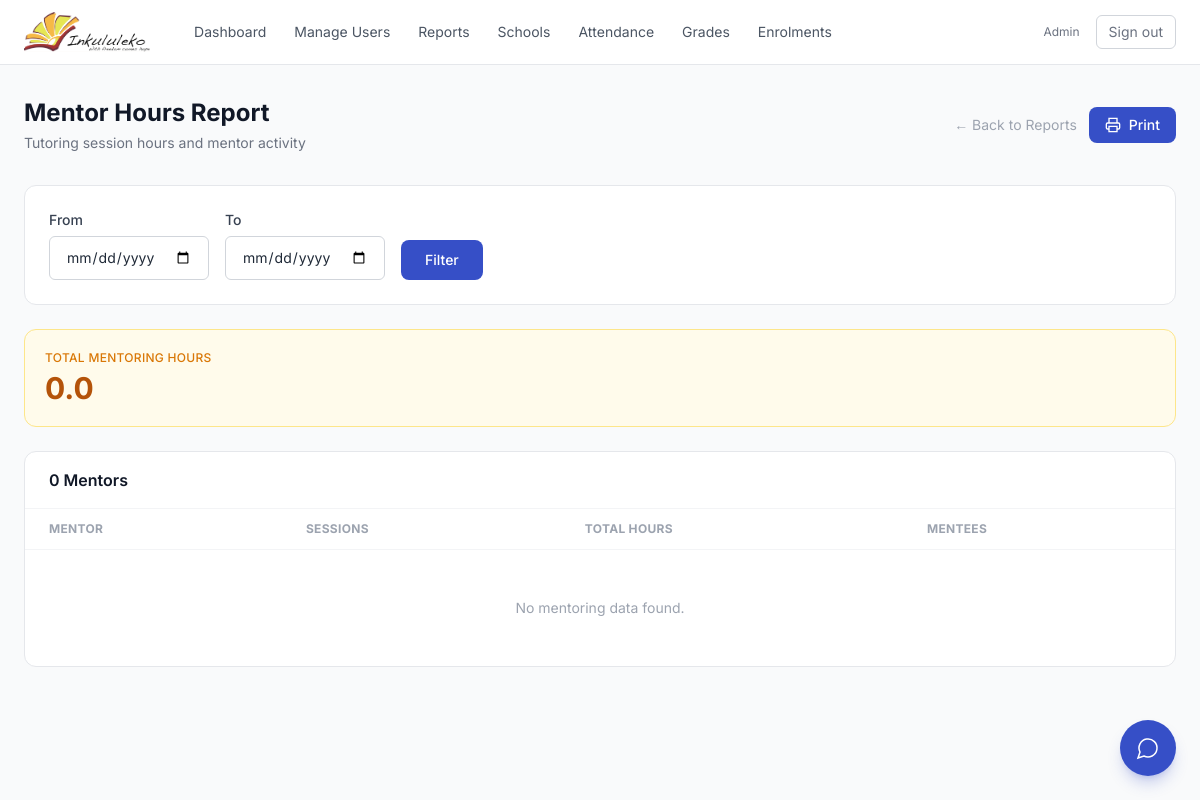
The page /reports/mentor-hours/ (signed in) on the database as committed earlier.
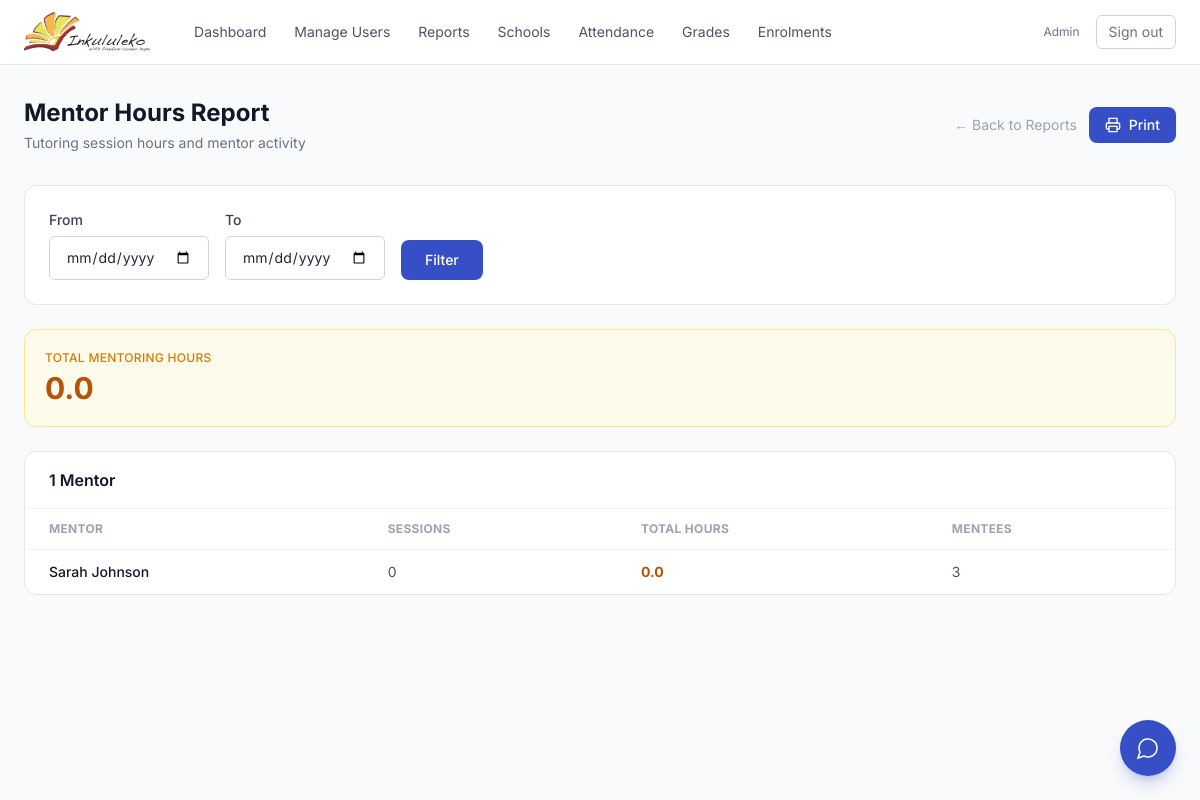
The same page on the database as committed later.
### core/models.py (models this page shows, shortened)
class User(AbstractUser):
    class Role(models.TextChoices):
        ADMIN = 'admin', 'Admin'
        ASSISTANT = 'assistant', 'Classroom Assistant'
        LEARNER = 'learner', 'Learner'
        MENTOR = 'mentor', 'Mentor'
    role = models.CharField(
        max_length=20, choices=Role.choices, default=Role.LEARNER
    )
    school = models.ForeignKey(
        'School', on_delete=models.SET_NULL,
        null=True, blank=True, related_name='users'
    )
    display_id = models.CharField(max_length=10, unique=True, blank=True, default='')
    phone = models.CharField(max_length=20, blank=True)
    date_of_birth = models.DateField(null=True, blank=True)
    grade_level = models.CharField(max_length=20, blank=True)
    address = models.TextField(blank=True)
    parent_guardian_name = models.CharField(max_length=200, blank=True)
    parent_guardian_phone = models.CharField(max_length=20, blank=True)
    emergency_contact_name = models.CharField(max_length=200, blank=True)
    emergency_contact_phone = models.CharField(max_length=20, blank=True)
    subject_taught = models.CharField(max_length=100, blank=True)
    grade_levels_taught = models.CharField(max_length=100, blank=True)
    experience_years = models.PositiveIntegerField(null=True, blank=True)
    qualifications = models.TextField(blank=True)
    certifications = models.TextField(blank=True)
    specializations = models.TextField(blank=True)
    organization = models.CharField(max_length=200, blank=True)
    focus_areas = models.CharField(max_length=200, blank=True)
    background = models.CharField(max_length=200, blank=True)
    availability = models.CharField(max_length=200, blank=True)

### core/views.py (the view)
# urls.py: path('reports/mentor-hours/', views.mentor_hours_report_view, name='report_mentor_hours'),
@login_required
@role_required('admin')
def mentor_hours_report_view(request):
    mentors = User.objects.filter(role='mentor').order_by('last_name')
    date_from = request.GET.get('date_from', '')
    date_to = request.GET.get('date_to', '')
    mentor_data = []
    for mentor in mentors:
        sessions = TutoringSession.objects.filter(tutor=mentor)
        if date_from:
            sessions = sessions.filter(date__gte=date_from)
        if date_to:
            sessions = sessions.filter(date__lte=date_to)
        total_mins = sum(s.duration_minutes for s in sessions)
        mentee_count = (
            MentorAssignment.objects.filter(mentor=mentor)
            .values('learner').distinct().count()
        )
        mentor_data.append({
            'mentor': mentor,
            'session_count': sessions.count(),
            'total_hours': round(total_mins / 60, 1),
            'total_mins': total_mins,
            'mentee_count': mentee_count,
        })
    mentor_data.sort(key=lambda x: x['total_mins'], reverse=True)
    total_hours = round(sum(d['total_mins'] for d in mentor_data) / 60, 1)
    return render(request, 'core/report_mentor_hours.html', {
        'mentor_data': mentor_data,
        'date_from': date_from,
        'date_to': date_to,
        'total_hours': total_hours,
    })

### core/templates/core/report_mentor_hours.html (shortened to what this page needs)
{% extends 'core/base.html' %}
{% block content %}
<div class="flex items-center justify-between mb-8">
    <div>
        <h1 class="text-2xl font-bold text-gray-900">Mentor Hours Report</h1>
        <p class="text-gray-500 text-sm mt-1">Tutoring session hours and mentor activity</p>
    </div>
    <div class="flex items-center gap-3">
        <a href="{% url 'reports' %}" class="text-sm text-gray-400 hover:text-gray-600 transition-colors">← Back to Reports</a>
        <button onclick="window.print()" class="bg-brand-600 hover:bg-brand-700 text-white px-4 py-2 rounded-lg text-sm font-medium transition-colors flex items-center gap-2 print:hidden">
            <svg class="w-4 h-4" fill="none" viewBox="0 0 24 24" stroke="currentColor" stroke-width="2"><path d="M6 9V2h12v7M6 18H4a2 2 0 01-2-2v-5a2 2 0 012-2h16a2 2 0 012 2v5a2 2 0 01-2 2h-2M6 14h12v8H6z"/></svg>
            Print
        </button>
    </div>
</div>
<div class="bg-white rounded-xl border border-gray-200 p-6 mb-6 print:hidden">
    <form method="get" class="flex flex-wrap items-end gap-4">
        <div class="min-w-[160px]">
            <label class="block text-sm font-medium text-gray-700 mb-1.5">From</label>
            <input type="date" name="date_from" value="{{ date_from }}" class="w-full px-4 py-2.5 border border-gray-300 rounded-md text-sm focus:outline-none focus:ring-2 focus:ring-blue-500">
        </div>
        <div class="min-w-[160px]">
            <label class="block text-sm font-medium text-gray-700 mb-1.5">To</label>
            <input type="date" name="date_to" value="{{ date_to }}" class="w-full px-4 py-2.5 border border-gray-300 rounded-md text-sm focus:outline-none focus:ring-2 focus:ring-blue-500">
        </div>
        <button type="submit" class="bg-brand-600 hover:bg-brand-700 text-white px-6 py-2.5 rounded-lg text-sm font-medium transition-colors">Filter</button>
    </form>
</div>
<div class="bg-amber-50 rounded-xl border border-amber-200 p-5 mb-6">
    <p class="text-xs font-medium text-amber-600 uppercase tracking-wide">Total Mentoring Hours</p>
    <p class="text-3xl font-bold text-amber-700 mt-1">{{ total_hours }}</p>
</div>
<div class="bg-white rounded-xl border border-gray-200 overflow-hidden">
    <div class="px-6 py-4 border-b border-gray-100">
        <h2 class="font-semibold text-gray-900">{{ mentor_data|length }} Mentor{{ mentor_data|length|pluralize }}</h2>
    </div>
    <table class="w-full text-sm">
        <thead>
            <tr class="border-b border-gray-100 text-left text-xs font-medium text-gray-400 uppercase tracking-wide">
                <th class="px-6 py-3">Mentor</th>
                <th class="px-6 py-3">Sessions</th>
                <th class="px-6 py-3">Total Hours</th>
                <th class="px-6 py-3">Mentees</th>
            </tr>
        </thead>
        <tbody class="divide-y divide-gray-50">
            {% for d in mentor_data %}
            <tr class="hover:bg-gray-50 transition-colors">
                <td class="px-6 py-3 font-medium text-gray-900">{{ d.mentor.get_full_name }}</td>
                <td class="px-6 py-3 text-gray-600">{{ d.session_count }}</td>
                <td class="px-6 py-3 font-bold text-amber-700">{{ d.total_hours }}</td>
                <td class="px-6 py-3 text-gray-600">{{ d.mentee_count }}</td>
            </tr>
            {% empty %}
            <tr><td colspan="4" class="px-6 py-12 text-center text-gray-400">No mentoring data found.</td></tr>
            {% endfor %}
        </tbody>
    </table>
</div>
{% endblock %}

Rows that differ between the two databases and show on the page:
added User: mentor.get_full_name "Sarah Johnson", session_count "0", total_hours "0.0", mentee_count "3"
Other text that changed with them:
{{ mentor_data|length }}: "0" → "1"
text no longer shown: "No mentoring data found."
